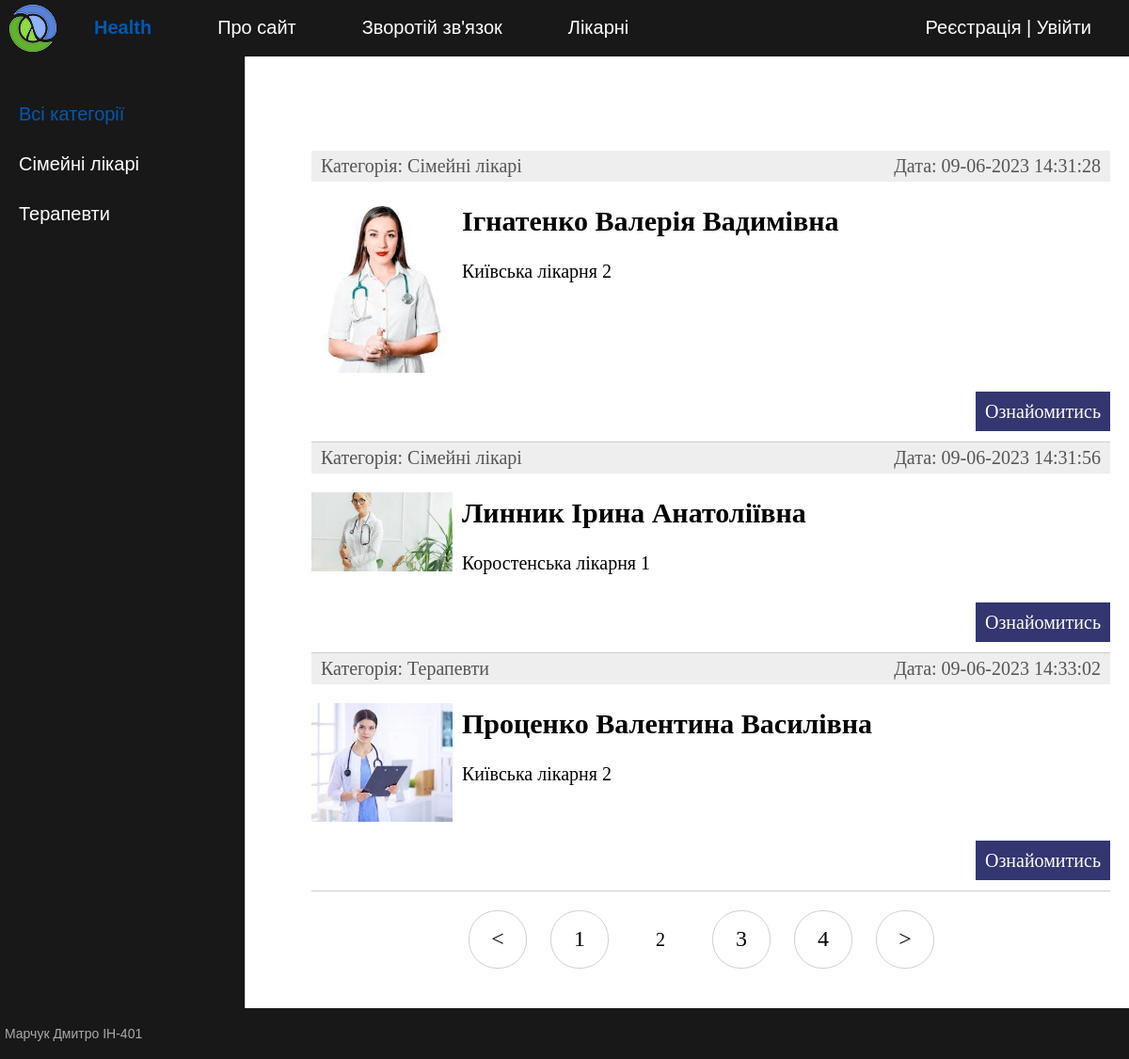
Screenshot of /?page=2 with the database file from the repository.
### doctors/models.py (models this page shows, shortened)
class Category(models.Model):
    name = models.CharField(max_length=100, db_index=True, verbose_name="Категорія")
    slug = models.SlugField(max_length=255, unique=True, db_index=True, verbose_name="URL")
    def __str__(self):
        return self.name
    def get_absolute_url(self):
        return reverse('category', kwargs={'cat_slug': self.slug})
    class Meta:
        verbose_name = 'Категорія'
        verbose_name_plural = 'Категорії'
        ordering = ['id']

class Doctors(models.Model):
    title = models.CharField(max_length=255, verbose_name="Заголовок")
    slug = models.SlugField(max_length=255, unique=True, db_index=True, verbose_name="URL")
    content = models.TextField(blank=True, verbose_name="Текст")
    photo = models.ImageField(upload_to="photos/%Y/%m/%d/", verbose_name="Фото")
    time_create = models.DateTimeField(auto_now_add=True, verbose_name="Час створення")
    time_update = models.DateTimeField(auto_now=True, verbose_name="Час зміни")
    is_published = models.BooleanField(default=True, verbose_name="Публікація")
    cat = models.ForeignKey('Category', on_delete=models.PROTECT, verbose_name="Категорії")
    def get_absolute_url(self):
        return reverse('post', kwargs={'post_slug': self.slug})
    class Meta:
        verbose_name = 'Лікарі'
        verbose_name_plural = 'Лікарі'
        ordering = ['id']

### doctors/views.py (the view)
# urls.py: path('', DoctorsHome.as_view(), name='home'),
class DoctorsHome(DataMixin, ListView):
    paginate_by = 3
    model = Doctors
    template_name = 'doctors/index.html'
    context_object_name = 'posts'
    def get_context_data(self, *, object_list=None, **kwargs):
        context = super().get_context_data(**kwargs)
        c_def = self.get_user_context(title="Головна сторінка")
        return dict(list(context.items()) + list(c_def.items()))
    def get_queryset(self):
        return Doctors.objects.filter(is_published=True).select_related('cat')

### doctors/templatetags/doctors_tags.py (called while the page is built)
@register.inclusion_tag('doctors/list_categories.html')
def show_categories(sort=None, cat_selected=0):
    if not sort:
        cats = Category.objects.all()
    else:
        cats = Category.objects.order_by(sort)
    return {"cats": cats, "cat_selected": cat_selected}

### doctors/utils.py (called while the page is built)
    def get_user_context(self, **kwargs):
        context = kwargs
        cats = Category.objects.annotate(Count('doctors'))
        user_menu = menu.copy()
        if not self.request.user.is_authenticated:
            user_menu.pop(1)
        context['menu'] = user_menu
        context['cats'] = cats
        if 'cat_selected' not in context:
            context['cat_selected'] = 0
        return context

### doctors/templates/doctors/index.html (shortened to what this page needs)
{% extends 'doctors/base.html' %}
{% block content %}
<ul class="list-articles">
	{% for p in posts %}
			<li><div class="article-panel">
				<p class="first">Категорія: {{p.cat}}</p>
				<p class="last">Дата: {{p.time_update|date:"d-m-Y H:i:s"}}</p>
			</div>
				{% if p.photo %}
					<p><img class="img-article-left thumb" src="{{p.photo.url}}" ></p>
				{% endif %}
				<h2>{{p.title}}</h2>
		{% autoescape on %}
		{{p.content|linebreaks|truncatewords:50}}
		{% endautoescape %}
				<p class="link-read-post"><a href="{{ p.get_absolute_url }}">Ознайомитись</a></p>
				</li>
	{% endfor %}
</ul>
{% endblock %}

### doctors/templates/doctors/list_categories.html
{% for c in cats %}
	{% if c.pk == cat_selected %}
		<li class="selected">{{c.name}}</li>
	{% else %}
		<li><a href="{{ c.get_absolute_url }}">{{c.name}}</a></li>
	{% endif %}
{% endfor %}

### doctors/static/doctors/css/styles.css (style rules this page uses)
html, body { font-family: 'Arial'; margin: 0; padding: 0; height: 100%; width: 100%; color: #444; }
a { color: #0059b2; text-decoration: none; }
img { max-width: 600px; height: auto; }
img.img-article-left { max-width: 300px; height: auto; float: left; padding: 0 10px 10px 0; }
img.img-article-left.thumb { max-width: 150px; height: auto; }
p.link-read-post { text-align: right; }
p.link-read-post a { padding: 10px; min-width: 100px; background: #333671; color: #fff; text-decoration: none; }
div.article-panel { background: #eee; padding: 5px 10px 5px 10px; box-sizing: border-box; overflow: hidden; color: #555; }
div.article-panel p.first { margin: 0; float: left; }
div.article-panel p.last { margin: 0; float: right; }
ul.list-articles { list-style: none; margin: 0; padding: 0; }
ul.list-articles li { border-bottom: 1px solid #ccc; }
.left-chapters ul li { margin: 30px 0 0 0; color: #999; }
.left-chapters ul li a { color: #fff; text-decoration: none; }

### rows the page displays
Category: name "Сімейні лікарі"
Category: name "Терапевти"
Doctors: cat "Сімейні лікарі", time_update "09-06-2023 14:31:28", photo (picture), title "Ігнатенко Валерія Вадимівна", content "Київська лікарня 2"
Doctors: cat "Сімейні лікарі", time_update "09-06-2023 14:31:56", photo (picture), title "Линник Ірина Анатоліївна", content "Коростенська лікарня 1"
Doctors: cat "Терапевти", time_update "09-06-2023 14:33:02", photo (picture), title "Проценко Валентина Василівна", content "Київська лікарня 2"

### other values shown
{{ m.title }} "Про сайт" "Зворотій зв'язок" "Лікарні"
{{ p }} "1" "3" "4"
{{ p }} "2"
